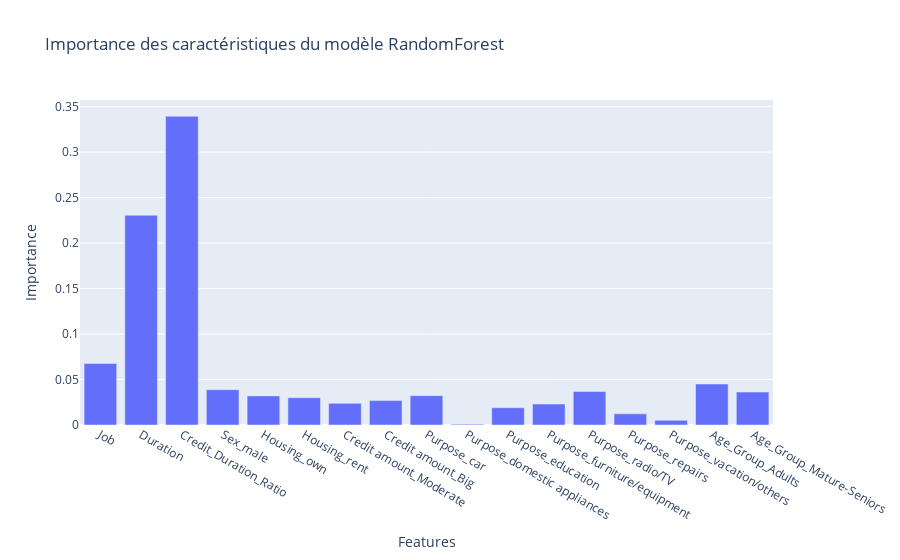

Source (notebook cell):
### Code cell
df = pd.read_csv('C:/Users/ilysd/Desktop/FAC/Master 2/MLops/Projet/data/raw/german_credit_1.csv')
df.drop(columns=['Unnamed: 0'], inplace=True) # c'est la colonne des numero de lignes dans le fichier

df = feature_engineering(df)

# Suppose que df est ton DataFrame avec les données
train_and_evaluate_model(df)

### Figure 1 — Plotly figure (JSON) as saved in the notebook; plotly's stock layout.template omitted (floating-point values rounded to 4 significant figures)
{"data": [{"alignmentgroup": "True", "hovertemplate": "Features=%{x}<br>Importance=%{y}<extra></extra>", "legendgroup": "", "marker": {"color": "#636efa", "pattern": {"shape": ""}}, "name": "", "offsetgroup": "", "orientation": "v", "showlegend": false, "textposition": "auto", "type": "bar", "x": ["Job", "Duration", "Credit_Duration_Ratio", "Sex_male", "Housing_own", "Housing_rent", "Credit amount_Moderate", "Credit amount_Big", "Purpose_car", "Purpose_domestic appliances", "Purpose_education", "Purpose_furniture/equipment", "Purpose_radio/TV", "Purpose_repairs", "Purpose_vacation/others", "Age_Group_Adults", "Age_Group_Mature-Seniors"], "xaxis": "x", "y": [0.06767, 0.2306, 0.3394, 0.03885, 0.03199, 0.03007, 0.02379, 0.02687, 0.03228, 0.0009486, 0.01904, 0.02302, 0.03684, 0.01224, 0.005107, 0.04504, 0.03621], "yaxis": "y"}], "layout": {"barmode": "relative", "legend": {"tracegroupgap": 0}, "title": {"text": "Importance des caractéristiques du modèle RandomForest"}, "xaxis": {"anchor": "y", "domain": [0, 1], "title": {"text": "Features"}}, "yaxis": {"anchor": "x", "domain": [0, 1], "title": {"text": "Importance"}}}}
